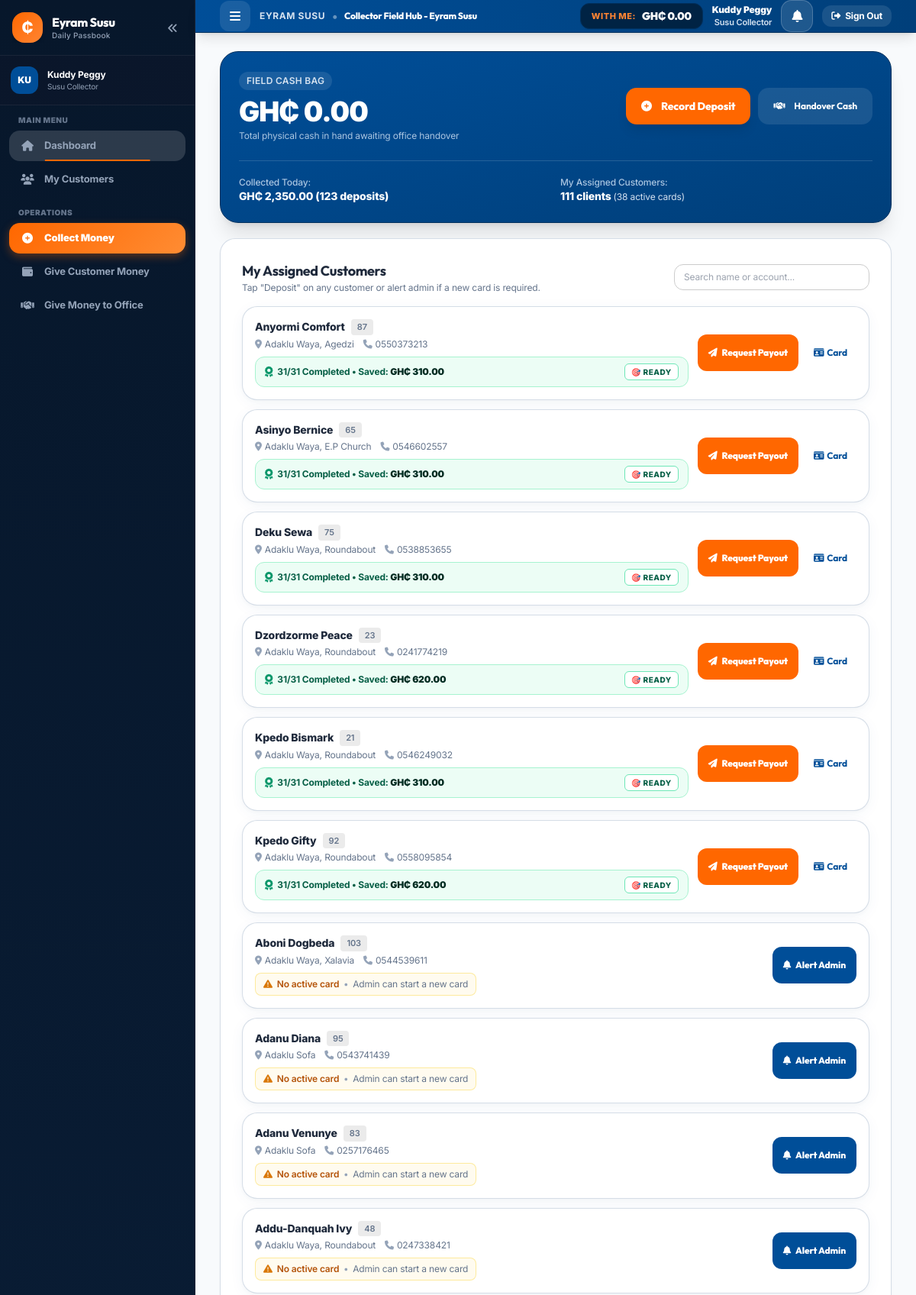
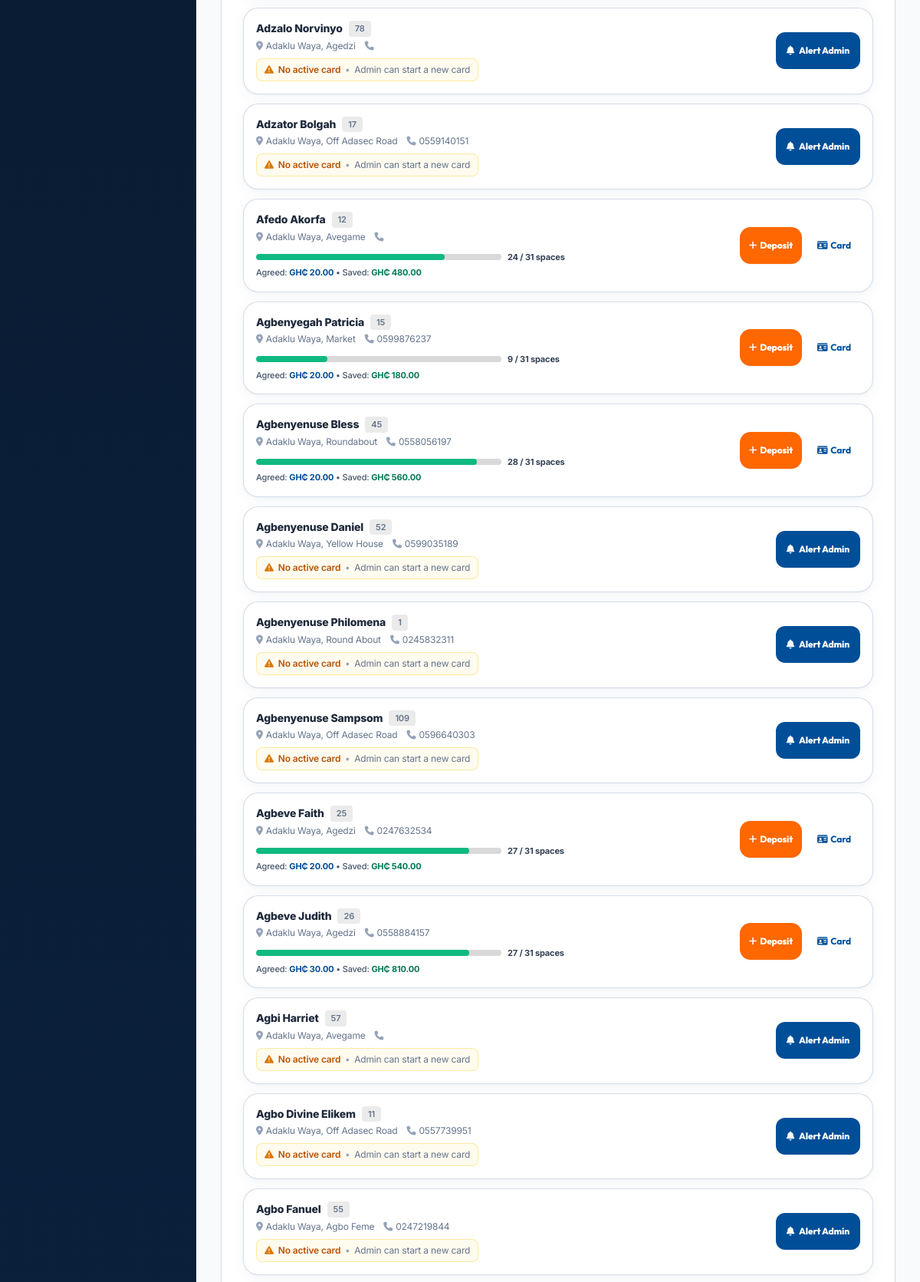
/collector_dashboard.php (signed in, upper part), run on the app's committed database (2 pictures, top to bottom).
### tables this page shows
CREATE TABLE `customers` (
  `id` int(11) NOT NULL,
  `account_number` varchar(20) NOT NULL,
  `full_name` varchar(100) NOT NULL,
  `gender` varchar(10) DEFAULT NULL,
  `phone` varchar(20) NOT NULL,
  `location` varchar(255) DEFAULT NULL,
  `assigned_collector_id` int(11) DEFAULT NULL,
  `change_balance` decimal(10,2) DEFAULT 0.00,
  `is_active` tinyint(1) DEFAULT 1,
  `created_at` timestamp NOT NULL DEFAULT current_timestamp()
);

CREATE TABLE `susu_cards` (
  `id` int(11) NOT NULL,
  `customer_id` int(11) NOT NULL,
  `card_number` int(11) NOT NULL DEFAULT 1,
  `daily_amount` decimal(10,2) NOT NULL,
  `total_spaces` int(11) NOT NULL DEFAULT 31,
  `spaces_filled` int(11) NOT NULL DEFAULT 0,
  `total_saved` decimal(10,2) NOT NULL DEFAULT 0.00,
  `status` enum('active','completed','closed_early') NOT NULL DEFAULT 'active',
  `created_at` timestamp NOT NULL DEFAULT current_timestamp(),
  `closed_at` timestamp NULL DEFAULT NULL
);

### includes/functions.php (called while the page is built, shortened)
<?php
function format_money($amount) {
    return 'GH₵ ' . number_format((float)$amount, 2);
}
function get_collector_cash_in_hand($collector_id) {
    $pdo = get_db_connection();
    $stmt = $pdo->prepare("
        SELECT COALESCE(SUM(amount), 0.00) as total_cash
        FROM deposits
        WHERE collector_id = ? AND handover_id IS NULL
    ");
    $stmt->execute([$collector_id]);
    return (float)$stmt->fetchColumn();
}

### collector_dashboard.php (the view, shortened to what this page needs)
<?php
require_once __DIR__ . '/includes/functions.php';
$user = get_logged_in_user();
$pdo = get_db_connection();
$collectorId = $user['id'];
$cashInHand = get_collector_cash_in_hand($collectorId);
$stmtToday = $pdo->prepare("
    SELECT COALESCE(SUM(amount), 0.00) as today_total, COUNT(id) as deposit_count
    FROM deposits
    WHERE collector_id = ? AND deposit_date = CURRENT_DATE
");
$stmtToday->execute([$collectorId]);
$todayStats = $stmtToday->fetch();
$stmtCust = $pdo->prepare("
    SELECT c.*,
           act_sc.id as active_card_id,
           act_sc.card_number as active_card_number,
           act_sc.daily_amount as active_daily_amount,
           act_sc.spaces_filled as active_spaces_filled,
           act_sc.total_spaces as active_total_spaces,
           act_sc.total_saved as active_total_saved,
           comp_sc.id as completed_card_id,
           comp_sc.card_number as completed_card_number,
           comp_sc.daily_amount as completed_daily_amount,
           comp_sc.spaces_filled as completed_spaces_filled,
           comp_sc.total_spaces as completed_total_spaces,
           comp_sc.total_saved as completed_total_saved,
           comp_p.id as completed_payout_id,
           latest_sc.id as latest_card_id
    FROM customers c
    LEFT JOIN susu_cards act_sc ON act_sc.id = (
        SELECT id FROM susu_cards
        WHERE customer_id = c.id AND status = 'active'
        ORDER BY id DESC LIMIT 1
    )
    LEFT JOIN susu_cards comp_sc ON comp_sc.id = (
        SELECT sc2.id FROM susu_cards sc2
        WHERE sc2.customer_id = c.id
          AND (sc2.status = 'completed' OR sc2.spaces_filled >= sc2.total_spaces)
          AND NOT EXISTS (
              SELECT 1 FROM payouts p_paid WHERE p_paid.card_id = sc2.id AND p_paid.status = 'paid'
          )
        ORDER BY sc2.id DESC LIMIT 1
    )
    LEFT JOIN payouts comp_p ON comp_p.card_id = comp_sc.id AND comp_p.status = 'pending'
    LEFT JOIN susu_cards latest_sc ON latest_sc.id = (
        SELECT id FROM susu_cards WHERE customer_id = c.id ORDER BY id DESC LIMIT 1
    )
    WHERE c.assigned_collector_id = ? AND c.is_active = 1
    ORDER BY (comp_sc.id IS NOT NULL) DESC, c.full_name ASC
");
$stmtCust->execute([$collectorId]);
$myCustomers = $stmtCust->fetchAll(PDO::FETCH_ASSOC);
$totalAssignedCount = count($myCustomers);
$activeCardsCount = count(array_filter($myCustomers, fn($c) => !empty($c['card_id'])));
require_once __DIR__ . '/includes/header.php';
?>
<div class="space-y-5 max-w-4xl mx-auto">
    <div class="bg-gradient-to-br from-steel_azure to-steel_azure-400 text-white rounded-3xl p-6 shadow-xl border border-steel_azure-300">
        <div class="flex flex-col sm:flex-row sm:items-center sm:justify-between gap-4">
            <div>
                <span class="inline-block px-2.5 py-1 bg-white/10 rounded-full text-xs font-semibold text-cornflower_ocean-900 tracking-wide uppercase">
                    Field Cash Bag
                </span>
                <div class="text-3xl sm:text-4xl font-black mt-2 tracking-tight text-white">
                    <?= format_money($cashInHand) ?>
                </div>
                <p class="text-xs text-cornflower_ocean-800 mt-1">Total physical cash in hand awaiting office handover</p>
            </div>
            <div class="flex flex-col sm:flex-row gap-2.5 sm:items-center">
                <a href="record_deposit.php" class="btn-touch bg-pumpkin_spice hover:bg-pumpkin_spice-400 text-white text-sm font-extrabold shadow-lg transition flex items-center">
                    <i class="fa-solid fa-circle-plus mr-1.5"></i>
                    <span>Record Deposit</span>
                </a>
                <a href="daily_handover.php" class="btn-touch bg-white/10 hover:bg-white/20 text-white border border-white/25 text-xs font-bold transition flex items-center">
                    <i class="fa-solid fa-handshake mr-1.5"></i>
                    <span>Handover Cash</span>
                </a>
            </div>
        </div>
        <div class="grid grid-cols-2 gap-3 mt-6 pt-5 border-t border-white/15 text-xs">
            <div>
                <span class="text-cornflower_ocean-800 font-medium">Collected Today:</span>
                <div class="font-extrabold text-sm text-white"><?= format_money($todayStats['today_total']) ?> (<?= $todayStats['deposit_count'] ?> deposits)</div>
            </div>
            <div>
                <span class="text-cornflower_ocean-800 font-medium">My Assigned Customers:</span>
                <div class="font-extrabold text-sm text-white"><?= $totalAssignedCount ?> clients <span class="text-xs font-normal text-cornflower_ocean-900">(<?= $activeCardsCount ?> active cards)</span></div>
            </div>
        </div>
    </div>
    <div class="section-card">
        <div class="flex flex-col sm:flex-row sm:items-center sm:justify-between gap-3 mb-4">
            <div>
                <h2 class="text-base sm:text-lg font-bold text-slate-800">My Assigned Customers</h2>
                <p class="text-xs text-slate-500">Tap "Deposit" on any customer or alert admin if a new card is required.</p>
            </div>
            <div class="w-full sm:w-64">
                <input type="text" id="customer_search" placeholder="Search name or account..."
                       class="w-full px-3 py-2 text-xs rounded-xl border border-silver-600 focus:border-steel_azure focus:ring-2 focus:ring-cornflower_ocean-800 outline-none transition">
            </div>
        </div>
        <div class="space-y-3">
            <?php if (empty($myCustomers)): ?>
                <div class="empty-state">
                    <div class="empty-state-icon bg-blue-50 text-steel_azure">
                        <i class="fa-solid fa-users text-2xl"></i>
                    </div>
                    <div class="empty-state-title">No Assigned Customers</div>
                    <div class="empty-state-text">You do not have any assigned customers yet. Please check with the Admin to get clients assigned to your route.</div>
                </div>
            <?php else: ?>
                <?php foreach ($myCustomers as $cust): ?>
                    <div class="customer-row card-elevated p-3.5 sm:p-4 flex flex-col sm:flex-row sm:items-center sm:justify-between gap-3"
                         data-search="<?= htmlspecialchars($cust['full_name'] . ' ' . $cust['account_number'] . ' ' . $cust['location'] . ' ' . $cust['phone']) ?>">
                        <div class="flex-1">
                            <div class="flex items-center gap-2">
                                <span class="font-extrabold text-sm text-slate-800"><?= htmlspecialchars($cust['full_name']) ?></span>
                                <span class="text-[11px] font-semibold text-slate-500 bg-platinum px-2 py-0.5 rounded">
                                    <?= htmlspecialchars($cust['account_number']) ?>
                                </span>
                            </div>
                            <div class="text-xs text-slate-500 mt-1 flex flex-wrap gap-x-3 gap-y-1">
                                <span><i class="fa-solid fa-location-dot text-slate-400 mr-1"></i><?= htmlspecialchars($cust['location'] ?: 'No location') ?></span>
                                <span><i class="fa-solid fa-phone text-slate-400 mr-1"></i><?= htmlspecialchars($cust['phone']) ?></span>
                            </div>
                            <?php if ($cust['card_id'] && $cust['card_status'] === 'completed'): ?>
                                <div class="mt-2 text-xs font-bold text-emerald-800 bg-emerald-50 border border-emerald-200 rounded-xl px-3 py-2 flex items-center justify-between gap-2">
                                    <span class="flex items-center gap-1.5">
                                        <i class="fa-solid fa-award text-emerald-600 text-sm"></i>
                                        <span>31/31 Completed &bull; Saved: <strong class="text-emerald-950 font-black"><?= format_money($cust['total_saved']) ?></strong></span>
                                    </span>
                                    <span class="text-[10px] uppercase tracking-wider font-extrabold px-2 py-0.5 rounded-md bg-white border border-emerald-300">
                                        <?= !empty($cust['completed_payout_id']) ? '⏳ Pending' : '🎯 Ready' ?>
                                    </span>
                                </div>
                            <?php elseif ($cust['card_id']): ?>
                                <div class="mt-2.5 flex items-center gap-2">
                                    <div class="flex-1 max-w-xs bg-silver-700 rounded-full h-2 overflow-hidden">
                                        <?php $pct = round(($cust['spaces_filled'] / $cust['total_spaces']) * 100); ?>
                                        <div class="bg-emerald-500 h-2 rounded-full transition-all" style="width: <?= $pct ?>%"></div>
                                    </div>
                                    <span class="text-[11px] font-bold text-slate-700">
                                        <?= $cust['spaces_filled'] ?> / <?= $cust['total_spaces'] ?> spaces
                                    </span>
                                </div>
                                <div class="text-[11px] text-slate-600 font-medium mt-1">
                                    Agreed: <strong class="text-steel_azure"><?= format_money($cust['daily_amount']) ?></strong> &bull;
                                    Saved: <strong class="text-emerald-700"><?= format_money($cust['total_saved']) ?></strong>
                                </div>
                            <?php else: ?>
                                <div class="mt-2 text-xs font-semibold text-amber-700 bg-amber-50/80 border border-amber-200/80 rounded-lg px-2.5 py-1.5 inline-flex items-center gap-1.5">
                                    <i class="fa-solid fa-triangle-exclamation text-amber-600 text-xs"></i>
                                    <span>No active card</span>
                                    <span class="text-slate-400">&bull;</span>
                                    <span class="text-slate-500 font-normal">Admin can start a new card</span>
                                </div>
                            <?php endif; ?>
                        </div>
                        <div class="flex items-center gap-2 pt-2 sm:pt-0 border-t sm:border-t-0 border-silver-600/40">
                            <?php if ($cust['card_id'] && $cust['card_status'] === 'completed'): ?>
                                <a href="request_payout.php?card_id=<?= $cust['card_id'] ?>"
                                   class="btn-touch flex-1 sm:flex-none bg-pumpkin_spice hover:bg-pumpkin_spice-400 text-white text-xs font-black px-3.5 py-2 rounded-xl shadow-xs transition flex items-center justify-center gap-1.5 cursor-pointer">
                                    <i class="fa-solid fa-paper-plane text-xs"></i>
                                    <span>Request Payout</span>
                                </a>
                                <a href="view_card.php?id=<?= $cust['card_id'] ?>"
                                   class="btn-touch flex-1 sm:flex-none bg-white hover:bg-platinum text-steel_azure border border-steel_azure text-xs font-bold px-3 py-2 rounded-xl transition flex items-center justify-center gap-1">
                                    <i class="fa-solid fa-id-card text-xs"></i>
                                    <span>Card</span>
                                </a>
                            <?php elseif ($cust['card_id']): ?>
                                <a href="record_deposit.php?customer_id=<?= $cust['id'] ?>"
                                   class="btn-touch flex-1 sm:flex-none bg-pumpkin_spice hover:bg-pumpkin_spice-400 text-white text-xs font-extrabold px-3 py-2 shadow-sm transition flex items-center justify-center gap-1">
                                    <i class="fa-solid fa-plus text-xs"></i>
                                    <span>Deposit</span>
                                </a>
                                <a href="view_card.php?id=<?= $cust['card_id'] ?>"
                                   class="btn-touch flex-1 sm:flex-none bg-white hover:bg-platinum text-steel_azure border border-steel_azure text-xs font-bold px-3 py-2 transition flex items-center justify-center gap-1">
                                    <i class="fa-solid fa-id-card text-xs"></i>
                                    <span>Card</span>
                                </a>
                            <?php else: ?>
                                <button type="button"
                                        onclick='openCardAlertModal(<?= htmlspecialchars(json_encode([
                                            "id" => $cust["id"],
                                            "full_name" => $cust["full_name"],
                                            "account_number" => $cust["account_number"],
                                            "phone" => $cust["phone"],
                                            "location" => $cust["location"] ?: "No location specified"
                                        ]), ENT_QUOTES) ?>)'
                                        class="btn-touch flex-1 sm:flex-none bg-steel_azure hover:bg-steel_azure-400 text-white text-xs font-extrabold px-3.5 py-2 rounded-xl shadow-xs transition flex items-center justify-center gap-1.5 cursor-pointer">
                                    <i class="fa-solid fa-bell text-xs"></i>
                                    <span>Alert Admin</span>
                                </button>
                            <?php endif; ?>
                        </div>
                    </div>
                <?php endforeach; ?>
            <?php endif; ?>
        </div>
    </div>
</div>
<?php require_once __DIR__ . '/includes/footer.php'; ?>

### data on the page
customers: full_name "Anyormi Comfort", account_number "87", location "Adaklu Waya, Agedzi", phone "0550373213", total_saved "GH₵ 310.00", shows "🎯 READY"
customers: full_name "Asinyo Bernice", account_number "65", location "Adaklu Waya, E.P Church", phone "0546602557", total_saved "GH₵ 310.00", shows "🎯 READY"
customers: full_name "Deku Sewa", account_number "75", location "Adaklu Waya, Roundabout", phone "0538853655", total_saved "GH₵ 310.00", shows "🎯 READY"
customers: full_name "Dzordzorme Peace", account_number "23", location "Adaklu Waya, Roundabout", phone "0241774219", total_saved "GH₵ 620.00", shows "🎯 READY"
customers: full_name "Kpedo Bismark", account_number "21", location "Adaklu Waya, Roundabout", phone "0546249032", total_saved "GH₵ 310.00", shows "🎯 READY"
customers: full_name "Kpedo Gifty", account_number "92", location "Adaklu Waya, Roundabout", phone "0558095854", total_saved "GH₵ 620.00", shows "🎯 READY"
customers: full_name "Aboni Dogbeda", account_number "103", location "Adaklu Waya, Xalavia", phone "0544539611", shows "No active card"
customers: full_name "Adanu Diana", account_number "95", location "Adaklu Sofa", phone "0543741439", shows "No active card"
customers: full_name "Adanu Venunye", account_number "83", location "Adaklu Sofa", phone "0257176465", shows "No active card"
customers: full_name "Addu-Danquah Ivy", account_number "48", location "Adaklu Waya, Roundabout", phone "0247338421", shows "No active card"
customers: full_name "Adzalo Norvinyo", account_number "78", location "Adaklu Waya, Agedzi", shows "No active card"
customers: full_name "Adzator Bolgah", account_number "17", location "Adaklu Waya, Off Adasec Road", phone "0559140151", shows "No active card"
customers: full_name "Afedo Akorfa", account_number "12", location "Adaklu Waya, Avegame", susu_cards.spaces_filled "24", susu_cards.total_spaces "31", daily_amount "GH₵ 20.00", total_saved "GH₵ 480.00"
customers: full_name "Agbenyegah Patricia", account_number "15", location "Adaklu Waya, Market", phone "0599876237", susu_cards.spaces_filled "9", susu_cards.total_spaces "31", daily_amount "GH₵ 20.00", total_saved "GH₵ 180.00"
customers: full_name "Agbenyenuse Bless", account_number "45", location "Adaklu Waya, Roundabout", phone "0558056197", susu_cards.spaces_filled "28", susu_cards.total_spaces "31", daily_amount "GH₵ 20.00", total_saved "GH₵ 560.00"
customers: full_name "Agbenyenuse Daniel", account_number "52", location "Adaklu Waya, Yellow House", phone "0599035189", shows "No active card"
customers: full_name "Agbenyenuse Philomena", account_number "1", location "Adaklu Waya, Round About", phone "0245832311", shows "No active card"
customers: full_name "Agbenyenuse Sampsom", account_number "109", location "Adaklu Waya, Off Adasec Road", phone "0596640303", shows "No active card"
customers: full_name "Agbeve Faith", account_number "25", location "Adaklu Waya, Agedzi", phone "0247632534", susu_cards.spaces_filled "27", susu_cards.total_spaces "31", daily_amount "GH₵ 20.00", total_saved "GH₵ 540.00"
customers: full_name "Agbeve Judith", account_number "26", location "Adaklu Waya, Agedzi", phone "0558884157", susu_cards.spaces_filled "27", susu_cards.total_spaces "31", daily_amount "GH₵ 30.00", total_saved "GH₵ 810.00"
customers: full_name "Agbi Harriet", account_number "57", location "Adaklu Waya, Avegame", shows "No active card"
customers: full_name "Agbo Divine Elikem", account_number "11", location "Adaklu Waya, Off Adasec Road", phone "0557739951", shows "No active card"
customers: full_name "Agbo Fanuel", account_number "55", location "Adaklu Waya, Agbo Feme", phone "0247219844", shows "No active card"

### other printed values
substr($currentUser['full_name'], 0, 2) "KU"
$currentUser['full_name'] "Kuddy Peggy"
$pageTitle "Collector Field Hub - Eyram Susu"
format_money($collectorMoneyWithMe) "GH₵ 0.00"
format_money($cashInHand) "GH₵ 0.00"
format_money($todayStats['today_total']) "GH₵ 2,350.00"
$todayStats['deposit_count'] "123"
$totalAssignedCount "111"
$activeCardsCount "38"
